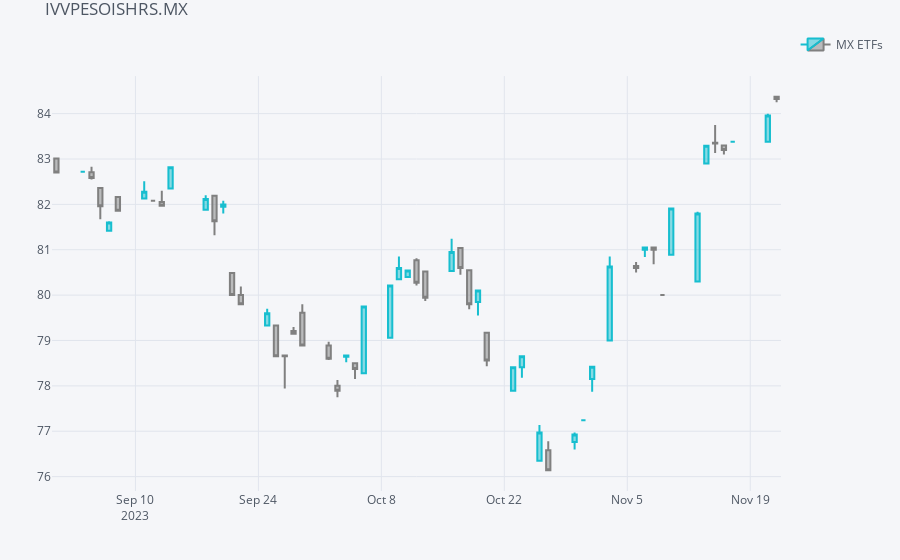

Notebook source saved alongside this figure:
### Code cell
# adding more technical stuff
qf = cf.QuantFig(df = ivvpesoishrs.loc["09-2023":])
type(qf)

qf.iplot(title= "IVVPESOISHRS.MX", name = "MX ETFs")
